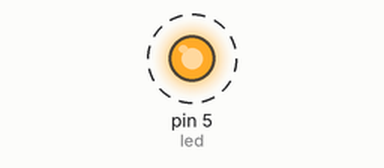
Simulated run of this program. Board: MicroPython board. Parts: output pins drawn as LEDs (lit = HIGH). Dashed ring = blinking. What the program prints to the serial console is not drawn.

Above: at 0.5 s.
Timing chart, 0 to 4.6 s (numbered marks = the images above):
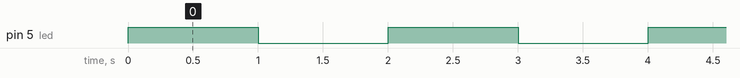

The program:

GPIO_output.py
```python
import machine
import time

# Configure PA5 as an output
led = machine.Pin('PA5', machine.Pin.OUT)

while True:
    led.value(1)  # Turn the LED on
    print("led turned on: ",led.value())
    time.sleep(1)  # Wait for 1 second
    led.value(0)  # Turn the LED off
    print("led turned off: ", led.value())
    time.sleep(1)  # Wait for 1 second
```

Measured:
- by itself, pin 5 (led): alternates HIGH for 1.0 s and LOW for 1.0 s
